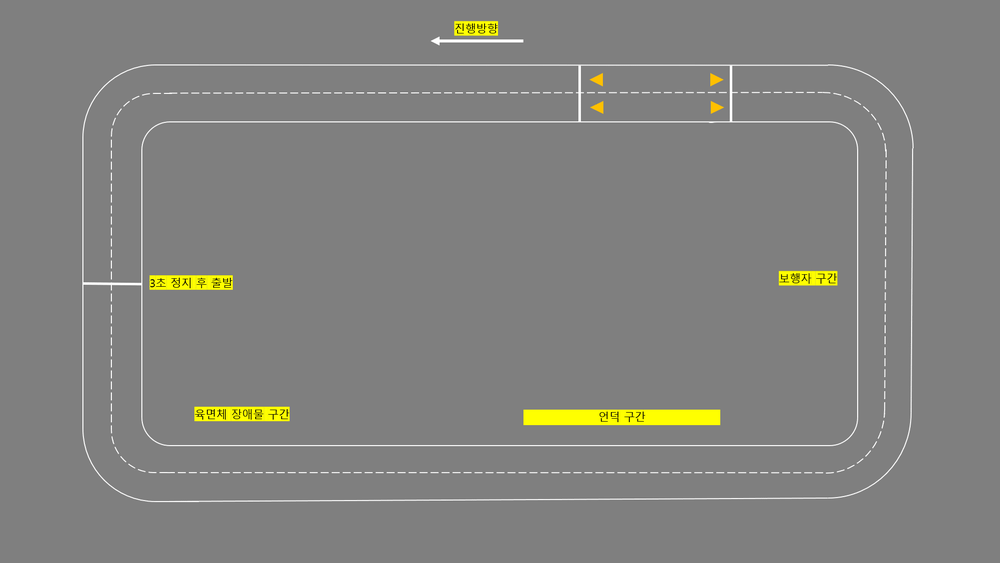
#> input picture worlds/ros2_car_track.png, 1000 x 563 px, shrunk from 2002 x 1127 before the run
$ python -i line_tracker.py   (imports and definitions only)
#> lines starting #> are read from the running program, lines starting #| are printed output that depends on the picture; after the words box and inside, x2 and y2 are one past the last pixel; in counts of white or black regions, pixels touching at a corner belong together
#> further down, picture is the input picture: shape (563, 1000, 3); mean B, G, R 126.8, 129.8, 129.9
import cv2
import numpy
import numpy as np


class LineTracker:
    def __init__(self):
        self._delta = 0.0

    @property
    def delta(self):
        return self._delta

    @delta.setter
    def delta(self, value):
        self._delta = value

    def process(self, img: numpy.ndarray) -> None:

        hsv = cv2.cvtColor(img, cv2.COLOR_BGR2HSV)
#> hsv: shape (563, 1000, 3); mean H, S, V 0.8, 3.5, 129.9

        # 흰색 범위 정의
        lower_white = numpy.array([0, 0, 200])
        upper_white = numpy.array([180, 30, 255])

        # 흰색 영역을 이진 마스크로 변환
        mask = cv2.inRange(hsv, lower_white, upper_white)
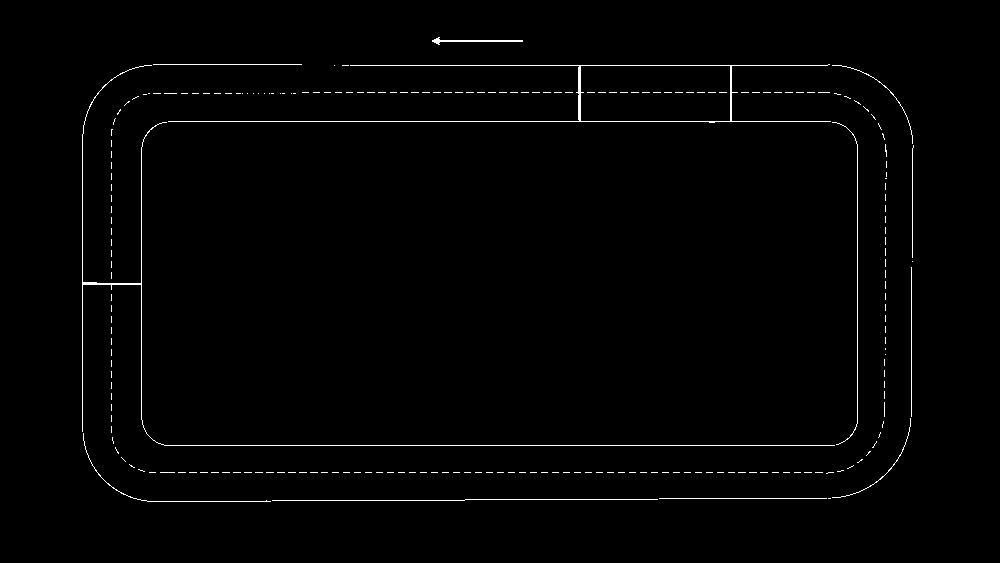
#> mask: shape (563, 1000); 1.1% white in thin lines or dots, all inside (x1, y1, x2, y2) = (82, 37, 914, 502)

        # 이미지의 높이와 너비 가져오기
        h, w, _ = img.shape
#> h = 563; w = 1000
        search_top = int(3 * h / 4 - 25)
#> search_top = 397
        search_bot = int(3 * h / 4 - 5)
#> search_bot = 417

        # 관심 영역만 마스킹
        mask[0:search_top, 0:w] = 0
        mask[search_bot:h, 0:w] = 0
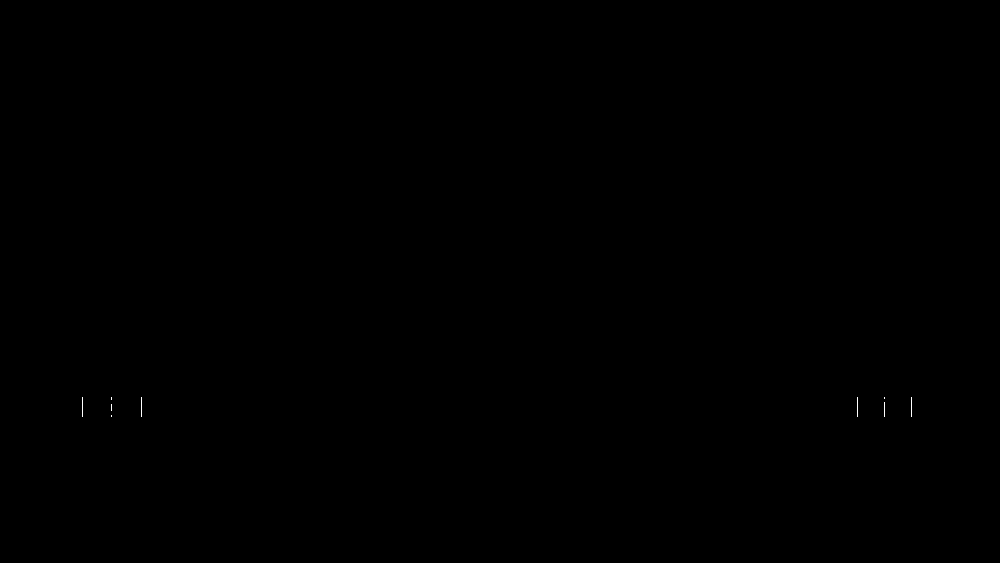
#> mask: shape (563, 1000); 0.02% white in thin lines or dots, all inside (x1, y1, x2, y2) = (82, 397, 912, 417)

        # 정지선 검출을 위한 가로 방향의 경계값 설정
        stop_line_width_thresh = w // 2  # 정지선의 최소 너비 임계값
#> stop_line_width_thresh = 500

        # 마스크에서 윤곽선 찾기
        contours, _ = cv2.findContours(mask, cv2.RETR_EXTERNAL, cv2.CHAIN_APPROX_SIMPLE)
#> contours = 9 contours, all with area under 20

        # 왼쪽과 오른쪽 끝점을 저장할 변수
        leftmost_x = w
#> leftmost_x = 1000
        rightmost_x = 0

        for contour in contours:
            # 각 윤곽선의 외접 사각형 계산
            x, y, w_rect, h_rect = cv2.boundingRect(contour)

            # 정지선 무시 조건: 윤곽선의 너비가 충분히 길고 높이가 작음
            if w_rect > stop_line_width_thresh and h_rect < 20:  # 높이 임계값은 상황에 따라 조정
                # 정지선일 경우 무시
                continue

            # 왼쪽과 오른쪽 x 좌표 업데이트
            leftmost_x = min(leftmost_x, x)
            rightmost_x = max(rightmost_x, x)
#> this loop made 9 passes
#> (contour, x, y, h_rect, leftmost_x, rightmost_x) on passes 1 to 9: ([[111, 415], [111, 416]], 111, 415, 2, 111, 111), ([[111, 404], [111, 410]], 111, 404, 7, 111, 111), ([[884, 402], [884, 416]], 884, 402, 15, 111, 884), ([[911, 397], [911, 416]], 911, 397, 20, 111, 911), ([[884, 397], [884, 398]], 884, 397, 2, 111, 911), ([[857, 397], [857, 416]], 857, 397, 20, 111, 911), ([[141, 397], [141, 416]], 141, 397, 20, 111, 911), ([[111, 397], [111, 399]], 111, 397, 3, 111, 911), ([[82, 397], [82, 416]], 82, 397, 20, 82, 911)

        # 왼쪽 끝점과 오른쪽 끝점의 중간 계산
        if leftmost_x < rightmost_x:  # 올바른 감지일 경우만 실행
            midpoint_x = (leftmost_x + rightmost_x) // 2 + 40
#> midpoint_x = 536
            midpoint_y = (search_top + search_bot) // 2
#> midpoint_y = 407

            # 원본 이미지에 중간점 그리기
            cv2.circle(img, (midpoint_x, midpoint_y), 10, (0, 0, 255), -1)
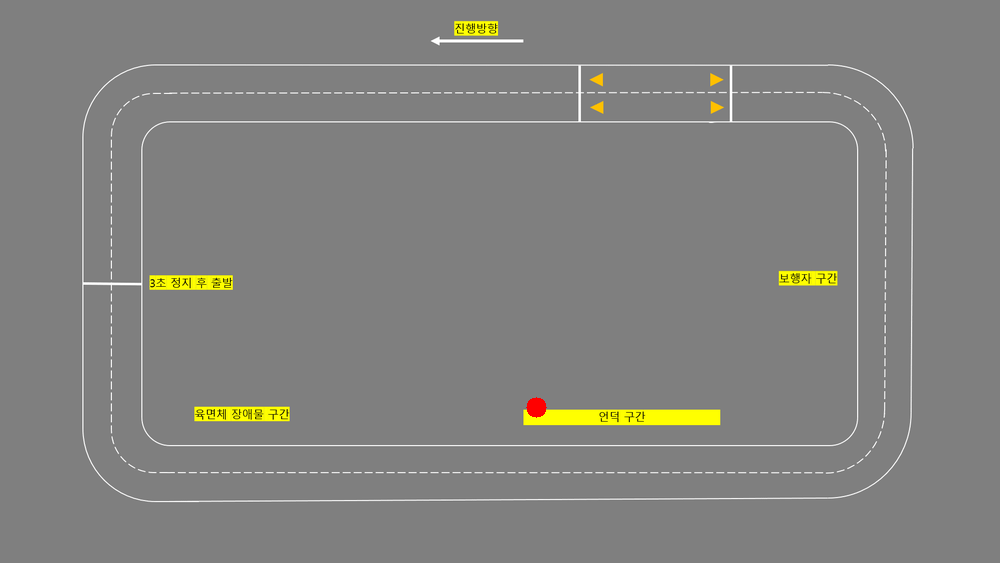
#> img: shape (563, 1000, 3); 0.06% of pixels changed, all inside (x1, y1, x2, y2) = (526, 397, 547, 418)

            # 이미지 중심과의 오프셋 계산
            err = midpoint_x - w / 2
#> err = 36
            self.delta = err

        # 이미지 출력
        cv2.imshow("Window", img)
        cv2.imshow("Mask", mask)
        cv2.waitKey(3)

>>> import cv2
>>> picture = cv2.imread('../worlds/ros2_car_track.png')
>>> result = LineTracker().process(picture)
